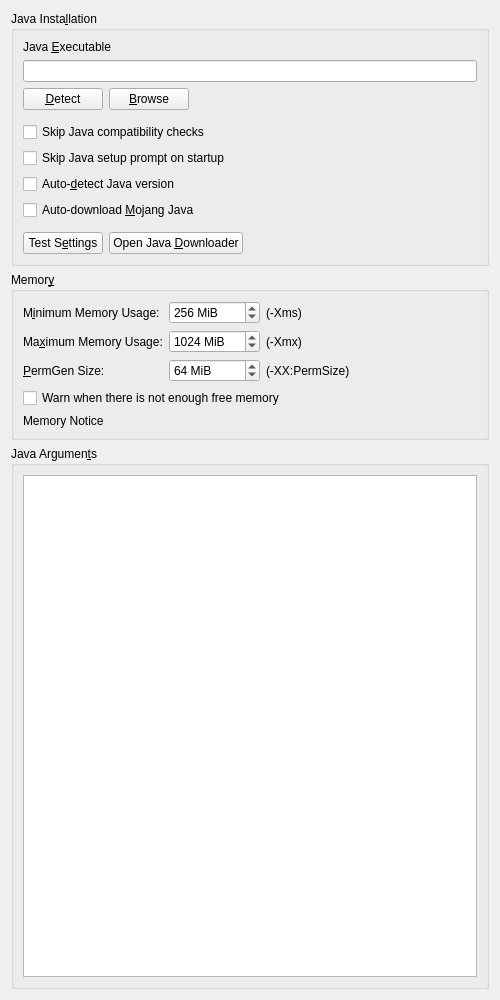
<?xml version="1.0" encoding="UTF-8"?>
<ui version="4.0">
 <class>JavaSettingsWidget</class>
 <widget class="QWidget" name="JavaSettingsWidget">
  <property name="geometry">
   <rect>
    <x>0</x>
    <y>0</y>
    <width>500</width>
    <height>1000</height>
   </rect>
  </property>
  <property name="windowTitle">
   <string>Form</string>
  </property>
  <layout class="QVBoxLayout" name="verticalLayout" stretch="0,0,1">
   <item>
    <widget class="QGroupBox" name="javaInstallationGroupBox">
     <property name="enabled">
      <bool>true</bool>
     </property>
     <property name="title">
      <string>Java Insta&amp;llation</string>
     </property>
     <property name="checkable">
      <bool>false</bool>
     </property>
     <property name="checked">
      <bool>false</bool>
     </property>
     <layout class="QGridLayout" name="gridLayout_2">
      <item row="7" column="0">
       <widget class="QCheckBox" name="autodetectJavaCheckBox">
        <property name="text">
         <string>Auto-&amp;detect Java version</string>
        </property>
       </widget>
      </item>
      <item row="2" column="0">
       <layout class="QHBoxLayout" name="horizontalLayout">
        <item>
         <widget class="QPushButton" name="javaDetectBtn">
          <property name="text">
           <string>&amp;Detect</string>
          </property>
         </widget>
        </item>
        <item>
         <widget class="QPushButton" name="javaBrowseBtn">
          <property name="text">
           <string>&amp;Browse</string>
          </property>
         </widget>
        </item>
        <item>
         <spacer name="horizontalSpacer">
          <property name="orientation">
           <enum>Qt::Orientation::Horizontal</enum>
          </property>
          <property name="sizeHint" stdset="0">
           <size>
            <width>40</width>
            <height>20</height>
           </size>
          </property>
         </spacer>
        </item>
       </layout>
      </item>
      <item row="10" column="0">
       <layout class="QHBoxLayout" name="horizontalLayout_4">
        <item>
         <widget class="QPushButton" name="javaTestBtn">
          <property name="text">
           <string>Test S&amp;ettings</string>
          </property>
         </widget>
        </item>
        <item>
         <widget class="QPushButton" name="javaDownloadBtn">
          <property name="text">
           <string>Open Java &amp;Downloader</string>
          </property>
         </widget>
        </item>
        <item>
         <spacer name="horizontalSpacer_7">
          <property name="orientation">
           <enum>Qt::Orientation::Horizontal</enum>
          </property>
          <property name="sizeHint" stdset="0">
           <size>
            <width>0</width>
            <height>0</height>
           </size>
          </property>
         </spacer>
        </item>
       </layout>
      </item>
      <item row="9" column="0">
       <spacer name="verticalSpacer_4">
        <property name="orientation">
         <enum>Qt::Orientation::Vertical</enum>
        </property>
        <property name="sizeType">
         <enum>QSizePolicy::Policy::Fixed</enum>
        </property>
        <property name="sizeHint" stdset="0">
         <size>
          <width>0</width>
          <height>6</height>
         </size>
        </property>
       </spacer>
      </item>
      <item row="8" column="0">
       <widget class="QCheckBox" name="autodownloadJavaCheckBox">
        <property name="toolTip">
         <string>Automatically downloads and selects the Java build recommended by Mojang.</string>
        </property>
        <property name="text">
         <string>Auto-download &amp;Mojang Java</string>
        </property>
       </widget>
      </item>
      <item row="4" column="0">
       <widget class="QCheckBox" name="skipCompatibilityCheckBox">
        <property name="toolTip">
         <string>If enabled, the launcher will not check if an instance is compatible with the selected Java version.</string>
        </property>
        <property name="text">
         <string>Skip Java compatibility checks</string>
        </property>
       </widget>
      </item>
      <item row="1" column="0">
       <widget class="QLineEdit" name="javaPathTextBox"/>
      </item>
      <item row="0" column="0">
       <widget class="QLabel" name="label_4">
        <property name="text">
         <string>Java &amp;Executable</string>
        </property>
        <property name="buddy">
         <cstring>javaPathTextBox</cstring>
        </property>
       </widget>
      </item>
      <item row="5" column="0">
       <widget class="QCheckBox" name="skipWizardCheckBox">
        <property name="toolTip">
         <string>If enabled, the launcher won't prompt you to choose a Java version if one is not found on startup.</string>
        </property>
        <property name="text">
         <string>Skip Java setup prompt on startup</string>
        </property>
       </widget>
      </item>
      <item row="3" column="0">
       <spacer name="verticalSpacer_5">
        <property name="orientation">
         <enum>Qt::Orientation::Vertical</enum>
        </property>
        <property name="sizeType">
         <enum>QSizePolicy::Policy::Fixed</enum>
        </property>
        <property name="sizeHint" stdset="0">
         <size>
          <width>0</width>
          <height>6</height>
         </size>
        </property>
       </spacer>
      </item>
     </layout>
    </widget>
   </item>
   <item>
    <widget class="QGroupBox" name="memoryGroupBox">
     <property name="enabled">
      <bool>true</bool>
     </property>
     <property name="title">
      <string>Memor&amp;y</string>
     </property>
     <property name="checkable">
      <bool>false</bool>
     </property>
     <property name="checked">
      <bool>false</bool>
     </property>
     <layout class="QVBoxLayout" name="verticalLayout_2">
      <item>
       <layout class="QFormLayout" name="formLayout">
        <property name="labelAlignment">
         <set>Qt::AlignmentFlag::AlignLeading|Qt::AlignmentFlag::AlignLeft|Qt::AlignmentFlag::AlignVCenter</set>
        </property>
        <item row="0" column="0">
         <widget class="QLabel" name="labelMinMem">
          <property name="text">
           <string>M&amp;inimum Memory Usage:</string>
          </property>
          <property name="buddy">
           <cstring>minMemSpinBox</cstring>
          </property>
         </widget>
        </item>
        <item row="0" column="1">
         <layout class="QHBoxLayout" name="horizontalLayout_3">
          <item>
           <widget class="QSpinBox" name="minMemSpinBox">
            <property name="sizePolicy">
             <sizepolicy hsizetype="Maximum" vsizetype="Fixed">
              <horstretch>0</horstretch>
              <verstretch>0</verstretch>
             </sizepolicy>
            </property>
            <property name="toolTip">
             <string>The amount of memory Minecraft is started with.</string>
            </property>
            <property name="suffix">
             <string notr="true"> MiB</string>
            </property>
            <property name="minimum">
             <number>8</number>
            </property>
            <property name="maximum">
             <number>1048576</number>
            </property>
            <property name="singleStep">
             <number>128</number>
            </property>
            <property name="value">
             <number>256</number>
            </property>
           </widget>
          </item>
          <item>
           <widget class="QLabel" name="label">
            <property name="text">
             <string>(-Xms)</string>
            </property>
           </widget>
          </item>
         </layout>
        </item>
        <item row="1" column="0">
         <widget class="QLabel" name="labelMaxMem">
          <property name="text">
           <string>Ma&amp;ximum Memory Usage:</string>
          </property>
          <property name="buddy">
           <cstring>maxMemSpinBox</cstring>
          </property>
         </widget>
        </item>
        <item row="1" column="1">
         <layout class="QHBoxLayout" name="horizontalLayout_5">
          <item>
           <widget class="QSpinBox" name="maxMemSpinBox">
            <property name="sizePolicy">
             <sizepolicy hsizetype="Maximum" vsizetype="Fixed">
              <horstretch>0</horstretch>
              <verstretch>0</verstretch>
             </sizepolicy>
            </property>
            <property name="toolTip">
             <string>The maximum amount of memory Minecraft is allowed to use.</string>
            </property>
            <property name="suffix">
             <string notr="true"> MiB</string>
            </property>
            <property name="minimum">
             <number>8</number>
            </property>
            <property name="maximum">
             <number>1048576</number>
            </property>
            <property name="singleStep">
             <number>128</number>
            </property>
            <property name="value">
             <number>1024</number>
            </property>
           </widget>
          </item>
          <item>
           <widget class="QLabel" name="label_2">
            <property name="text">
             <string>(-Xmx)</string>
            </property>
           </widget>
          </item>
         </layout>
        </item>
        <item row="2" column="0">
         <widget class="QLabel" name="label_11">
          <property name="text">
           <string>&amp;PermGen Size:</string>
          </property>
          <property name="buddy">
           <cstring>permGenSpinBox</cstring>
          </property>
         </widget>
        </item>
        <item row="2" column="1">
         <layout class="QHBoxLayout" name="horizontalLayout_6">
          <item>
           <widget class="QSpinBox" name="permGenSpinBox">
            <property name="sizePolicy">
             <sizepolicy hsizetype="Maximum" vsizetype="Fixed">
              <horstretch>0</horstretch>
              <verstretch>0</verstretch>
             </sizepolicy>
            </property>
            <property name="toolTip">
             <string>The amount of memory available to store loaded Java classes.</string>
            </property>
            <property name="suffix">
             <string notr="true"> MiB</string>
            </property>
            <property name="minimum">
             <number>4</number>
            </property>
            <property name="maximum">
             <number>1048576</number>
            </property>
            <property name="singleStep">
             <number>8</number>
            </property>
            <property name="value">
             <number>64</number>
            </property>
           </widget>
          </item>
          <item>
           <widget class="QLabel" name="label_3">
            <property name="text">
             <string>(-XX:PermSize)</string>
            </property>
           </widget>
          </item>
         </layout>
        </item>
       </layout>
      </item>
      <item>
       <widget class="QCheckBox" name="lowMemWarningCheckBox">
        <property name="text">
         <string>Warn when there is not enough free memory</string>
        </property>
       </widget>
      </item>
      <item>
       <widget class="QLabel" name="labelMaxMemNotice">
        <property name="text">
         <string>Memory Notice</string>
        </property>
       </widget>
      </item>
     </layout>
    </widget>
   </item>
   <item>
    <widget class="QGroupBox" name="javaArgumentsGroupBox">
     <property name="enabled">
      <bool>true</bool>
     </property>
     <property name="title">
      <string>Java Argumen&amp;ts</string>
     </property>
     <property name="checkable">
      <bool>false</bool>
     </property>
     <property name="checked">
      <bool>false</bool>
     </property>
     <layout class="QGridLayout" name="gridLayout_6">
      <item row="1" column="1">
       <widget class="QPlainTextEdit" name="jvmArgsTextBox">
        <property name="tabChangesFocus">
         <bool>true</bool>
        </property>
       </widget>
      </item>
     </layout>
    </widget>
   </item>
  </layout>
 </widget>
 <tabstops>
  <tabstop>javaPathTextBox</tabstop>
  <tabstop>javaDetectBtn</tabstop>
  <tabstop>javaBrowseBtn</tabstop>
  <tabstop>skipCompatibilityCheckBox</tabstop>
  <tabstop>skipWizardCheckBox</tabstop>
  <tabstop>autodetectJavaCheckBox</tabstop>
  <tabstop>autodownloadJavaCheckBox</tabstop>
  <tabstop>javaTestBtn</tabstop>
  <tabstop>javaDownloadBtn</tabstop>
  <tabstop>minMemSpinBox</tabstop>
  <tabstop>maxMemSpinBox</tabstop>
  <tabstop>permGenSpinBox</tabstop>
  <tabstop>lowMemWarningCheckBox</tabstop>
  <tabstop>jvmArgsTextBox</tabstop>
 </tabstops>
 <resources/>
 <connections/>
</ui>
